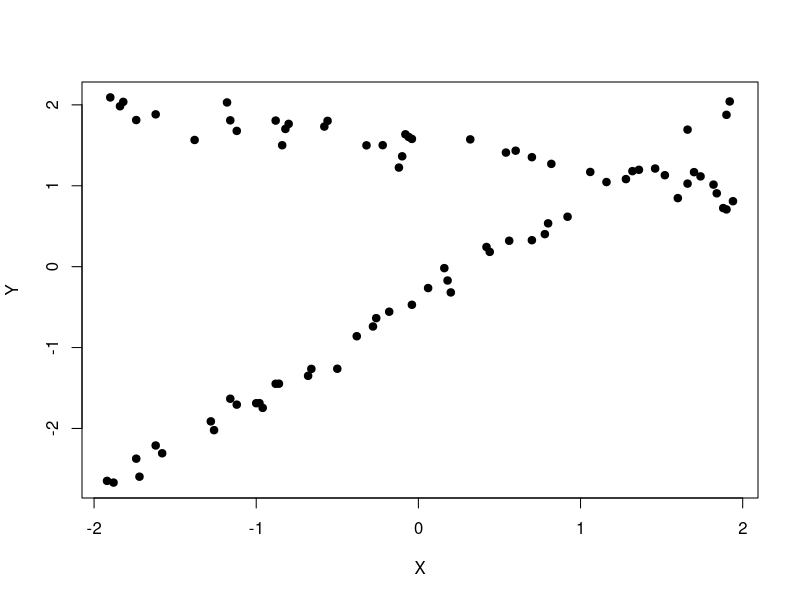

R code for this plot:
install.packages("EMCluster")


set.seed(101)

slope1 <- -.3; intercept1 <- 1.5    # generating data from C_1
xs1 <- sample(seq(-2,2,len=201), 40)
ys1 <- intercept1 + slope1*xs1 + rnorm(length(xs1),0,.15) # add some noise

slope2 <- 1.2; intercept2 <- -.4    # generating data from C_2
xs2 <- sample(seq(-2,2,len=201), 40)
ys2 <- intercept2 + slope2*xs2 + rnorm(length(xs1),0,.15)

mydata <- rbind( cbind(xs1,ys1), cbind(xs2,ys2) ) 
plot(mydata, pch=19, xlab="X", ylab="Y")